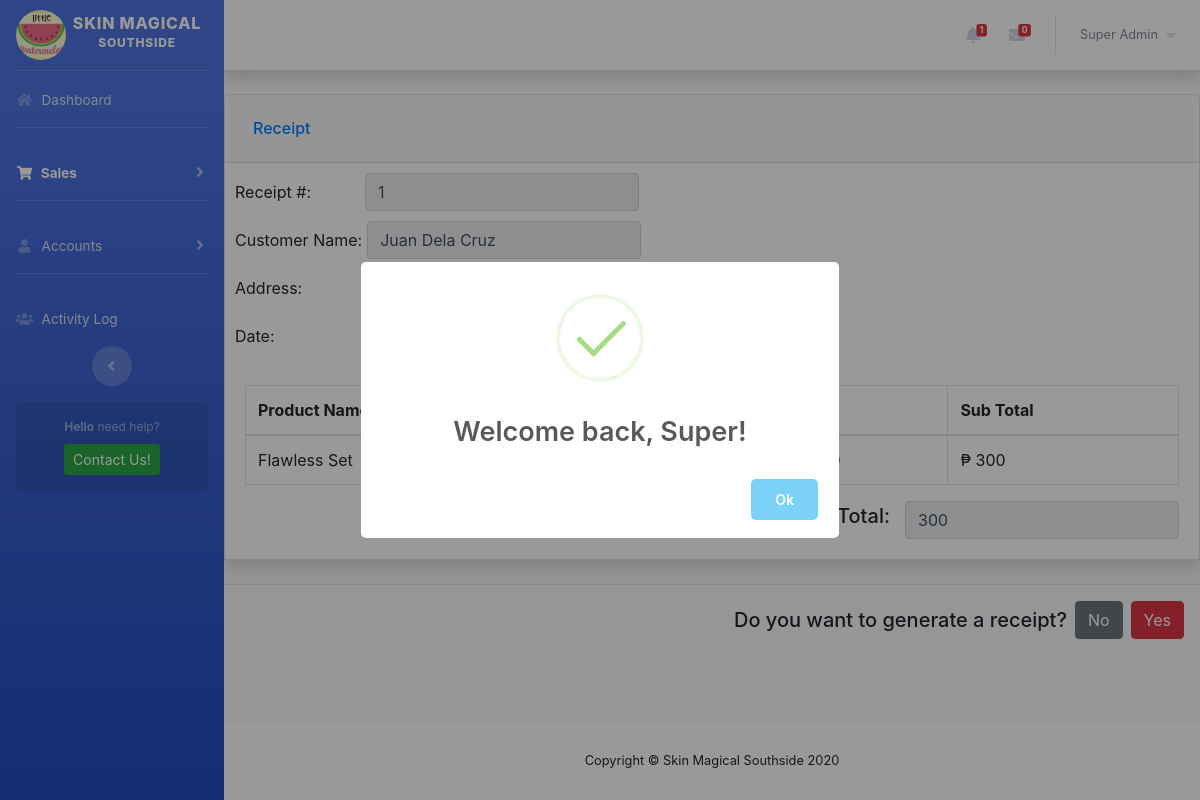
Page /pages/viewOrder.php?id=1 (signed in) on the committed database.
### tables this page shows
CREATE TABLE `sales_products` (
  `sales_id` int NOT NULL,
  `product_id` int NOT NULL,
  `quantity` int NOT NULL,
  `total` int NOT NULL
);

CREATE TABLE `sales` (
  `sales_id` int NOT NULL,
  `customer_name` varchar(100) NOT NULL,
  `address` varchar(100) NOT NULL,
  `payment_type` int NOT NULL,
  `sales_date` datetime NOT NULL DEFAULT CURRENT_TIMESTAMP,
  `sales_status` int NOT NULL,
  `login_id` int NOT NULL,
  `updated_at` datetime NOT NULL DEFAULT CURRENT_TIMESTAMP ON UPDATE CURRENT_TIMESTAMP
);

CREATE TABLE `product` (
  `product_id` int NOT NULL,
  `category_id` int NOT NULL,
  `product_name` varchar(100) NOT NULL,
  `product_size` varchar(50) NOT NULL,
  `product_quantity` int NOT NULL,
  `product_price` double NOT NULL,
  `login_id` int NOT NULL,
  `created_at` datetime NOT NULL DEFAULT CURRENT_TIMESTAMP,
  `updated_at` datetime NOT NULL DEFAULT CURRENT_TIMESTAMP ON UPDATE CURRENT_TIMESTAMP
);

### pages/viewOrder.php (the view, shortened to what this page needs)
<?php
include '../includes/header.php';
include '../includes/sidebar.php';
include '../includes/topbar.php';
include '../config/connection.php';
if (isset($_GET['id'])) {
    $id = $_GET['id'];
    $sql = "SELECT *, SUM(total) as totalPrice FROM sales_products INNER JOIN sales ON sales_products.sales_id = sales.sales_id
    INNER JOIN product ON sales_products.product_id = product.product_id WHERE sales.sales_id = ". $id;
    $result = mysqli_query($db, $sql);
    $row = mysqli_fetch_assoc($result);
?>
<div id="content-wrapper" class="d-flex flex-column">
<div class="contatiner-fluid">
        <div class="card shadow mb-4">
            <div class="card-header py-3">
                <h6 class="m-2 font-weight-bold- text-primary"> Receipt
                </h6>
            </div>
            <div style="padding: 10px 10px 10px 10px" class="form-inline">
                <label style="padding-right: 54px" >Receipt #:</label>
                <input type="text" name="sales_id" id="viewId" class="form-control" readonly="true" value="<?php echo $row['sales_id'] ?>">
            </div>
            <div style="padding: 0px 10px 10px 10px" class="form-inline">
                <label style="padding-right: 5px">Customer Name:</label>
                <input type="text" name="customer_name" id="customerName" class="form-control" readonly="true" value="<?php echo $row['customer_name'] ?>">
            </div>
            <div style="padding: 0px 10px 10px 10px" class="form-inline">
                <label style="padding-right: 64px">Address:</label>
            </div>
            <div style="padding: 0px 10px 10px 10px" class="form-inline">
                <label style="padding-right: 88px">Date:</label>
            </div>
            <div class="card-body">
                <div class="table-responsive">
                    <table class="table table-bordered" id="dataTable" width="100%" cellspacing="0">
                    <thead>
                    <tr>
                        <th>Product Name</th>
                        <th>Quantity</th>
                        <th>Price</th>
                        <th>Sub Total</th>
                    </tr>
                </thead>
                <tbody id="new_sales">
                    <?php
                        $view = "SELECT * FROM sales_products INNER JOIN sales ON sales_products.sales_id = sales.sales_id
                        INNER JOIN product ON sales_products.product_id = product.product_id WHERE sales.sales_id = ". $id;
                        $viewResult = mysqli_query($db, $view);
                        while ($viewRows = mysqli_fetch_assoc($viewResult)) {
                    ?>
                    <tr>
                        <td><?php echo $viewRows['product_name'] ?></td>
                        <td><?php echo $viewRows['quantity'] ?></td>
                        <td>₱ <?php echo $viewRows['product_price'] ?></td>
                        <td>₱ <?php echo $viewRows['quantity'] * $viewRows['product_price'] ?></td>
                    </tr>
                    <?php
                        }
                    ?>
                </tbody>
            </table>
            <div class="float-right">
                <div class="form-inline">
                    <h5 style="padding-right: 15px">Total:</h5>
                    <input type="number" name="quantity" id="quantity" class="form-control" value="<?php echo $row['totalPrice'] ?>" readonly="true">
                </div>
            </div>
            </div>
        </div>
    </div>
</div>
</div>
    <div class="modal-footer">
        <h5>Do you want to generate a receipt?</h5>
        <a href="../pages/sales.php" class="btn btn-secondary" style="cursor: pointer; text-decoration: none">No</a>
        <a href="../pages/generate_receipt.php?id=<?php echo $id ?>" class="btn btn-danger" style="cursor: pointer; text-decoration: none">Yes</a>
    </div>
</div>
<?php
    include '../includes/footer.php';
?>
<?php
}
?>

### rows in the picture
sales_products: sales_id "1", customer_name "Juan Dela Cruz", product.product_name "Flawless Set", $viewRows['quantity']*$viewRows['product_price'] "300"

### other values in the picture
$result['notif'] "1"
$msgresult['notif'] "0"
$_SESSION['name'] "Super Admin"
